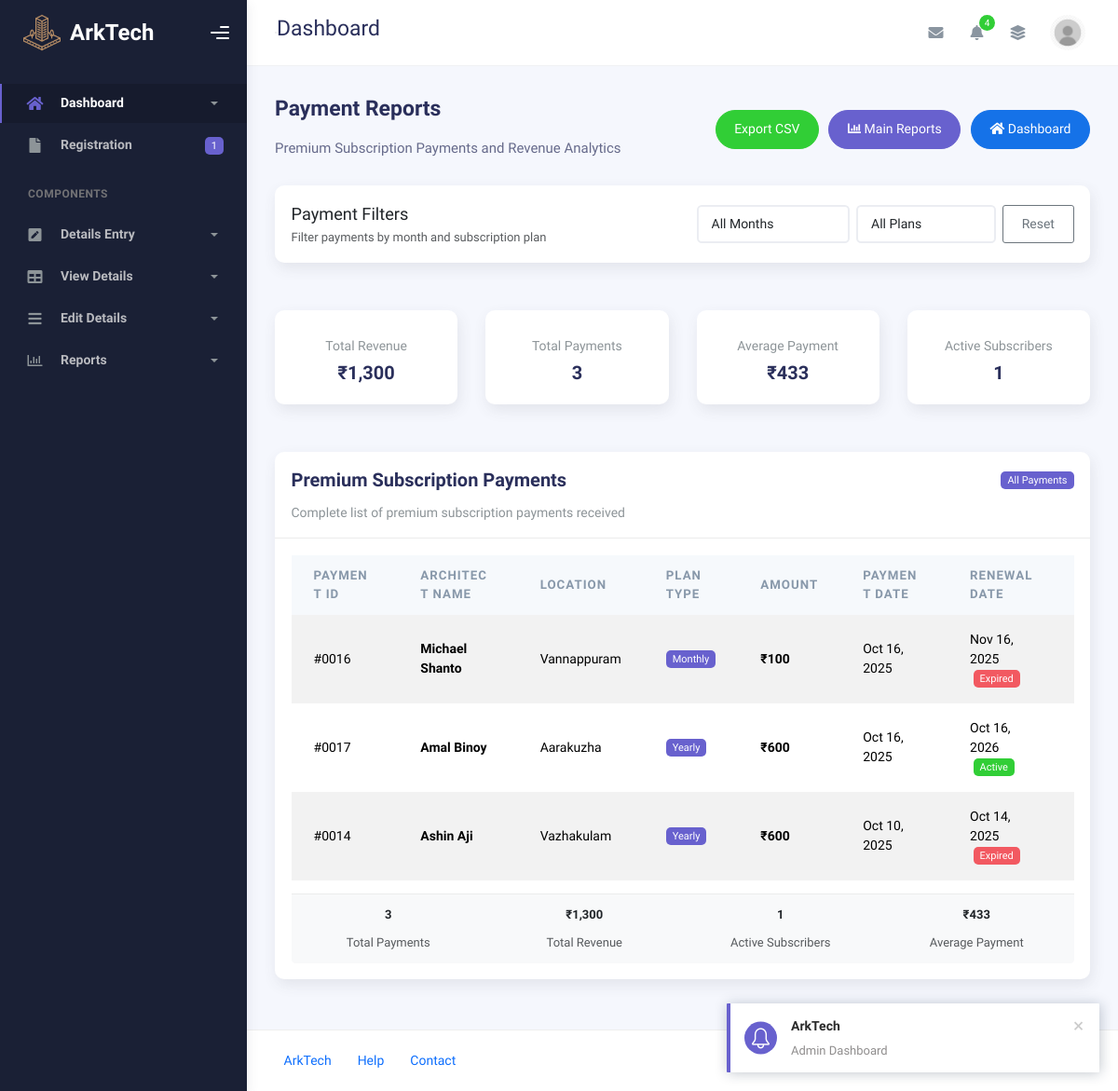
Page /Admin/paymentreport.php on the committed database.
### tables this page shows
CREATE TABLE IF NOT EXISTS `tbl_subscriptionplan` (
  `payid` int NOT NULL AUTO_INCREMENT,
  `plan_id` int NOT NULL,
  `architect_id` int NOT NULL,
  `status` varchar(30) NOT NULL,
  `amount` int NOT NULL,
  `renewaldate` date NOT NULL,
  `regdate` date NOT NULL,
  PRIMARY KEY (`payid`)
);

CREATE TABLE IF NOT EXISTS `tbl_architects` (
  `cust_id` int NOT NULL,
  `architect_id` int NOT NULL AUTO_INCREMENT,
  `arch_name` varchar(50) NOT NULL,
  `about` mediumtext NOT NULL,
  `profiles` varchar(500) NOT NULL,
  `email` varchar(50) NOT NULL,
  `phone` bigint NOT NULL,
  `username` varchar(20) NOT NULL,
  `passwords` varchar(50) NOT NULL,
  `certificate_of_licensce` varchar(200) NOT NULL,
  `arch_locations` varchar(500) NOT NULL,
  `status` varchar(20) NOT NULL,
  `plan_id` int NOT NULL,
  `renewaldate` date NOT NULL,
  PRIMARY KEY (`architect_id`),
  UNIQUE KEY `unique_cust_id` (`cust_id`)
);

CREATE TABLE IF NOT EXISTS `tbl_plan` (
  `plan_id` int NOT NULL AUTO_INCREMENT,
  `plan_name` varchar(100) NOT NULL,
  `amount` int NOT NULL,
  `duration` int NOT NULL,
  PRIMARY KEY (`plan_id`)
);

### dboperation.php (called while the page is built, shortened)
<?php
class dboperation
{
    public $con,$res;
    function __construct()
    {
        $this->con=mysqli_connect("localhost","root","","arktech");
    }
    public function executequery($sql)
    {
        $this->res=mysqli_query($this->con,$sql);
        return $this->res;
    }
}
?>

### Admin/paymentreport.php (the view, shortened to what this page needs)
<?php
include('./header.php');
include("../dboperation.php");
$database = new dboperation();
$filter_month = $_GET['month'] ?? '';
$filter_plan = $_GET['plan'] ?? '';
$filter_conditions = "WHERE s.status = 'Paid'";
$premium_query = "SELECT
    a.arch_name,
    a.email,
    a.phone,
    p.plan_name,
    s.amount,
    s.status,
    s.regdate,
    s.renewaldate,
    a.arch_locations,
    s.payid
    FROM tbl_subscriptionplan s
    JOIN tbl_architects a ON s.architect_id = a.architect_id
    JOIN tbl_plan p ON s.plan_id = p.plan_id
    $filter_conditions
    ORDER BY s.regdate DESC";
$premium_result = $database->executequery($premium_query);
$total_revenue = 0;
$premium_architects = [];
if ($premium_result) {
    while ($premium_row = mysqli_fetch_array($premium_result)) {
        $premium_architects[] = $premium_row;
        $total_revenue += $premium_row['amount'];
    }
} else {
    echo "<div class='alert alert-danger'>Error executing query: " . mysqli_error($database->conn) . "</div>";
}
$month_list = [];
$month_query = "SELECT DISTINCT DATE_FORMAT(regdate, '%Y-%m') as value,
                DATE_FORMAT(regdate, '%M %Y') as display
                FROM tbl_subscriptionplan WHERE status = 'Paid' ORDER BY regdate DESC";
$month_result = $database->executequery($month_query);
if ($month_result) {
    while ($month_row = mysqli_fetch_array($month_result)) {
        $month_list[] = $month_row;
    }
}
$plan_list = [];
$plan_query = "SELECT plan_id, plan_name FROM tbl_plan ORDER BY plan_name";
$plan_result = $database->executequery($plan_query);
if ($plan_result) {
    while ($plan_row = mysqli_fetch_array($plan_result)) {
        $plan_list[] = $plan_row;
    }
}
?>
<div class="container">
    <div class="page-inner">
        <div class="d-flex align-items-left align-items-md-center flex-column flex-md-row pt-2 pb-4">
            <div>
                <h3 class="fw-bold mb-3">Payment Reports</h3>
                <h6 class="op-7 mb-2">Premium Subscription Payments and Revenue Analytics</h6>
            </div>
            <div class="ms-md-auto py-2 py-md-0">
                <a href="export_paymentreport.php?month=<?php echo urlencode($filter_month); ?>&amp;plan=<?php echo urlencode($filter_plan); ?>" class="btn btn-success btn-round me-2">
                    Export CSV
                </a>
                <a href="report.php" class="btn btn-secondary btn-round me-2">
                    <i class="fas fa-chart-bar"></i> Main Reports
                </a>
                <a href="index.php" class="btn btn-primary btn-round">
                    <i class="fas fa-home"></i> Dashboard
                </a>
            </div>
        </div>
        <div class="row mb-4">
            <div class="col-md-12">
                <div class="card">
                    <div class="card-body">
                        <div class="row align-items-center">
                            <div class="col-md-6">
                                <h5 class="mb-0">Payment Filters</h5>
                                <small class="text-muted">Filter payments by month and subscription plan</small>
                            </div>
                            <div class="col-md-6">
                                <form id="paymentFilterForm" method="GET" class="d-flex justify-content-end gap-2">
                                    <select name="month" class="form-control" style="max-width: 180px;" onchange="document.getElementById('paymentFilterForm').submit()">
                                        <option value="">All Months</option>
                                    </select>
                                    <select name="plan" class="form-control" style="max-width: 150px;" onchange="document.getElementById('paymentFilterForm').submit()">
                                        <option value="">All Plans</option>
                                    </select>
                                    <button class="btn btn-outline-secondary" type="button" onclick="window.location.href='paymentreport.php'">
                                        Reset
                                    </button>
                                </form>
                            </div>
                        </div>
                    </div>
                </div>
            </div>
        </div>
        <div class="row mb-4">
            <div class="col-md-3">
                <div class="card">
                    <div class="card-body text-center">
                        <div class="numbers">
                            <p class="card-category">Total Revenue</p>
                            <h4 class="card-title">₹<?php echo number_format($total_revenue); ?></h4>
                        </div>
                    </div>
                </div>
            </div>
            <div class="col-md-3">
                <div class="card">
                    <div class="card-body text-center">
                        <div class="numbers">
                            <p class="card-category">Total Payments</p>
                            <h4 class="card-title"><?php echo count($premium_architects); ?></h4>
                        </div>
                    </div>
                </div>
            </div>
            <div class="col-md-3">
                <div class="card">
                    <div class="card-body text-center">
                        <div class="numbers">
                            <p class="card-category">Average Payment</p>
                            <h4 class="card-title">₹<?php echo count($premium_architects) > 0 ? number_format($total_revenue / count($premium_architects)) : '0'; ?></h4>
                        </div>
                    </div>
                </div>
            </div>
            <div class="col-md-3">
                <div class="card">
                    <div class="card-body text-center">
                        <div class="numbers">
                            <p class="card-category">Active Subscribers</p>
                            <h4 class="card-title"><?php
                                $active_count = 0;
                                foreach($premium_architects as $arch) {
                                    if(strtotime($arch['renewaldate']) > time()) {
                                        $active_count++;
                                    }
                                }
                                echo $active_count;
                            ?></h4>
                        </div>
                    </div>
                </div>
            </div>
        </div>
        <div class="row">
            <div class="col-md-12">
                <div class="card">
                    <div class="card-header">
                        <div class="d-flex justify-content-between align-items-center">
                            <h4 class="card-title mb-0">Premium Subscription Payments</h4>
                            <div class="card-tools">
                                <?php if (!empty($filter_month) || !empty($filter_plan)): ?>
                                    <span class="badge badge-info">
                                        <?php
                                        $filter_text = [];
                                        if (!empty($filter_month)) {
                                            foreach ($month_list as $month_option) {
                                                if ($month_option['value'] == $filter_month) {
                                                    $filter_text[] = $month_option['display'];
                                                    break;
                                                }
                                            }
                                        }
                                        if (!empty($filter_plan)) {
                                            foreach ($plan_list as $plan_option) {
                                                if ($plan_option['plan_id'] == $filter_plan) {
                                                    $filter_text[] = ucfirst($plan_option['plan_name']) . ' Plan';
                                                    break;
                                                }
                                            }
                                        }
                                        echo implode(' | ', $filter_text);
                                        ?>
                                    </span>
                                <?php else: ?>
                                    <span class="badge badge-secondary">All Payments</span>
                                <?php endif; ?>
                            </div>
                        </div>
                        <p class="card-category mt-2">Complete list of premium subscription payments received</p>
                    </div>
                    <div class="card-body">
                        <?php if (count($premium_architects) > 0): ?>
                        <div class="table-responsive">
                            <table class="table table-striped table-hover">
                                <thead class="thead-light">
                                    <tr>
                                        <th>Payment ID</th>
                                        <th>Architect Name</th>
                                        <th>Location</th>
                                        <th>Plan Type</th>
                                        <th>Amount</th>
                                        <th>Payment Date</th>
                                        <th>Renewal Date</th>
                                        <th>Status</th>
                                    </tr>
                                </thead>
                                <tbody>
                                    <?php foreach ($premium_architects as $architect): ?>
                                    <tr>
                                        <td>
                                            #<?php echo str_pad($architect['payid'], 4, '0', STR_PAD_LEFT); ?>
                                        </td>
                                        <td>
                                            <strong><?php echo htmlspecialchars($architect['arch_name']); ?></strong>
                                        </td>
                                        <td>
                                            <?php echo htmlspecialchars($architect['arch_locations']); ?>
                                        </td>
                                        <td>
                                            <span class="badge badge-secondary">
                                                <?php echo ucfirst(htmlspecialchars($architect['plan_name'])); ?>
                                            </span>
                                        </td>
                                        <td>
                                            <strong>₹<?php echo number_format($architect['amount']); ?></strong>
                                        </td>
                                        <td>
                                            <?php echo date('M d, Y', strtotime($architect['regdate'])); ?>
                                        </td>
                                        <td>
                                            <?php echo date('M d, Y', strtotime($architect['renewaldate'])); ?>
                                            <?php if(strtotime($architect['renewaldate']) > time()): ?>
                                                <small class="badge badge-success ms-1">Active</small>
                                            <?php else: ?>
                                                <small class="badge badge-danger ms-1">Expired</small>
                                            <?php endif; ?>
                                        </td>
                                        <td>
                                        </td>
                                    </tr>
                                    <?php endforeach; ?>
                                </tbody>
                            </table>
                        </div>
                        <div class="card-footer bg-light">
                            <div class="row text-center">
                                <div class="col-md-3">
                                    <div>
                                        <strong><?php echo count($premium_architects); ?></strong><br>
                                        <small class="text-muted">Total Payments</small>
                                    </div>
                                </div>
                                <div class="col-md-3">
                                    <div>
                                        <strong>₹<?php echo number_format($total_revenue); ?></strong><br>
                                        <small class="text-muted">Total Revenue</small>
                                    </div>
                                </div>
                                <div class="col-md-3">
                                    <div>
                                        <strong><?php echo $active_count; ?></strong><br>
                                        <small class="text-muted">Active Subscribers</small>
                                    </div>
                                </div>
                                <div class="col-md-3">
                                    <div>
                                        <strong>₹<?php echo count($premium_architects) > 0 ? number_format($total_revenue / count($premium_architects)) : '0'; ?></strong><br>
                                        <small class="text-muted">Average Payment</small>
                                    </div>
                                </div>
                            </div>
                        </div>
                        <?php endif; ?>
                    </div>
                </div>
            </div>
        </div>
    </div>
</div>
<?php include('footer.php'); ?>

### rows in the picture
tbl_subscriptionplan: payid "0016", architect.arch_name "Michael Shanto", architect.arch_locations "Vannappuram", plan.plan_name "Monthly", amount "100", regdate "Oct 16, 2025", renewaldate "Nov 16, 2025", shows "Expired"
tbl_subscriptionplan: payid "0017", architect.arch_name "Amal Binoy", architect.arch_locations "Aarakuzha", plan.plan_name "Yearly", amount "600", regdate "Oct 16, 2025", renewaldate "Oct 16, 2026", shows "Active"
tbl_subscriptionplan: payid "0014", architect.arch_name "Ashin Aji", architect.arch_locations "Vazhakulam", plan.plan_name "Yearly", amount "600", regdate "Oct 10, 2025", renewaldate "Oct 14, 2025", shows "Expired"

### other values in the picture
$total_revenue "1,300"
count($premium_architects) "3"
$total_revenue / count($premium_architects) "433"
$active_count "1"
